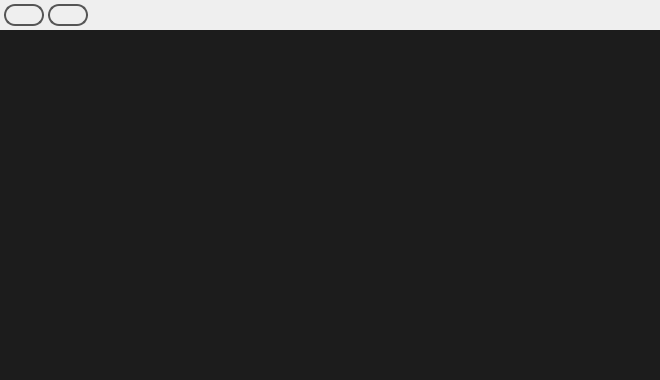
<?xml version="1.0" encoding="UTF-8"?>
<ui version="4.0">
 <class>DebugShell</class>
 <widget class="QMainWindow" name="DebugShell">
  <property name="geometry">
   <rect>
    <x>0</x>
    <y>0</y>
    <width>660</width>
    <height>380</height>
   </rect>
  </property>
  <property name="windowTitle">
   <string>Debug Shell</string>
  </property>
  <property name="windowIcon">
   <iconset resource="../Resource.qrc">
    <normaloff>:/res/img/debug.png</normaloff>:/res/img/debug.png</iconset>
  </property>
  <widget class="QWidget" name="centralwidget">
   <layout class="QGridLayout" name="gridLayout">
    <property name="margin">
     <number>0</number>
    </property>
    <property name="spacing">
     <number>0</number>
    </property>
    <item row="1" column="0">
     <widget class="QTextEdit" name="textEdit">
      <property name="font">
       <font>
        <family>Consolas</family>
        <pointsize>10</pointsize>
        <weight>50</weight>
        <bold>false</bold>
       </font>
      </property>
      <property name="focusPolicy">
       <enum>Qt::NoFocus</enum>
      </property>
      <property name="styleSheet">
       <string notr="true">background-color:#1c1c1c;</string>
      </property>
      <property name="frameShape">
       <enum>QFrame::NoFrame</enum>
      </property>
      <property name="html">
       <string>&lt;!DOCTYPE HTML PUBLIC &quot;-//W3C//DTD HTML 4.0//EN&quot; &quot;http://www.w3.org/TR/REC-html40/strict.dtd&quot;&gt;
&lt;html&gt;&lt;head&gt;&lt;meta name=&quot;qrichtext&quot; content=&quot;1&quot; /&gt;&lt;style type=&quot;text/css&quot;&gt;
p, li { white-space: pre-wrap; }
&lt;/style&gt;&lt;/head&gt;&lt;body style=&quot; font-family:'Consolas'; font-size:10pt; font-weight:400; font-style:normal;&quot;&gt;
&lt;p style=&quot;-qt-paragraph-type:empty; margin-top:0px; margin-bottom:0px; margin-left:0px; margin-right:0px; -qt-block-indent:0; text-indent:0px; font-family:'Tahoma';&quot;&gt;&lt;/p&gt;&lt;/body&gt;&lt;/html&gt;</string>
      </property>
     </widget>
    </item>
    <item row="0" column="0">
     <widget class="QFrame" name="topFrame">
      <property name="styleSheet">
       <string notr="true">#topFrame {
border: none;
background: qlineargradient(x1: 0, y1: 0, x2: 0, y2: 1,
stop: 0 #a6a6a6, stop: 0.08 #7f7f7f,
stop: 0.39999 #717171, stop: 0.4 #626262,
stop: 0.9 #4c4c4c, stop: 1 #333333);
}

#topFrame QPushButton {
color: #333;
border: 2px solid #555;
border-radius: 11px;
padding: 2px;
background: qradialgradient(cx: 0.3, cy: -0.4,
fx: 0.3, fy: -0.4,
radius: 1.35, stop: 0 #fff, stop: 1 #888);
min-width: 30px;
}

#topFrame QPushButton:pressed {
background: qradialgradient(cx: 0.4, cy: -0.1,
fx: 0.4, fy: -0.1,
radius: 1.35, stop: 0 #fff, stop: 1 #ddd);
}</string>
      </property>
      <property name="frameShape">
       <enum>QFrame::StyledPanel</enum>
      </property>
      <property name="frameShadow">
       <enum>QFrame::Raised</enum>
      </property>
      <layout class="QGridLayout" name="gridLayout_2">
       <property name="margin">
        <number>4</number>
       </property>
       <property name="spacing">
        <number>4</number>
       </property>
       <item row="0" column="0">
        <widget class="QPushButton" name="pushButton">
         <property name="text">
          <string/>
         </property>
         <property name="icon">
          <iconset resource="../Resource.qrc">
           <normaloff>:/res/img/clear_3.png</normaloff>:/res/img/clear_3.png</iconset>
         </property>
         <property name="iconSize">
          <size>
           <width>32</width>
           <height>32</height>
          </size>
         </property>
        </widget>
       </item>
       <item row="0" column="1">
        <widget class="QPushButton" name="pushButton_2">
         <property name="styleSheet">
          <string notr="true">#topFrame QPushButton:checked {
background: qradialgradient(cx: 0.4, cy: -0.1,
fx: 0.4, fy: -0.1,
radius: 1.35, stop: 0 #fff, stop: 1 #ddd);
}</string>
         </property>
         <property name="text">
          <string/>
         </property>
         <property name="icon">
          <iconset resource="../Resource.qrc">
           <normaloff>:/res/img/cancel.png</normaloff>:/res/img/cancel.png</iconset>
         </property>
         <property name="iconSize">
          <size>
           <width>32</width>
           <height>32</height>
          </size>
         </property>
         <property name="checkable">
          <bool>true</bool>
         </property>
         <property name="checked">
          <bool>true</bool>
         </property>
        </widget>
       </item>
       <item row="0" column="2">
        <spacer name="horizontalSpacer">
         <property name="orientation">
          <enum>Qt::Horizontal</enum>
         </property>
         <property name="sizeHint" stdset="0">
          <size>
           <width>40</width>
           <height>20</height>
          </size>
         </property>
        </spacer>
       </item>
      </layout>
     </widget>
    </item>
   </layout>
  </widget>
 </widget>
 <resources>
  <include location="../Resource.qrc"/>
 </resources>
 <connections/>
</ui>
